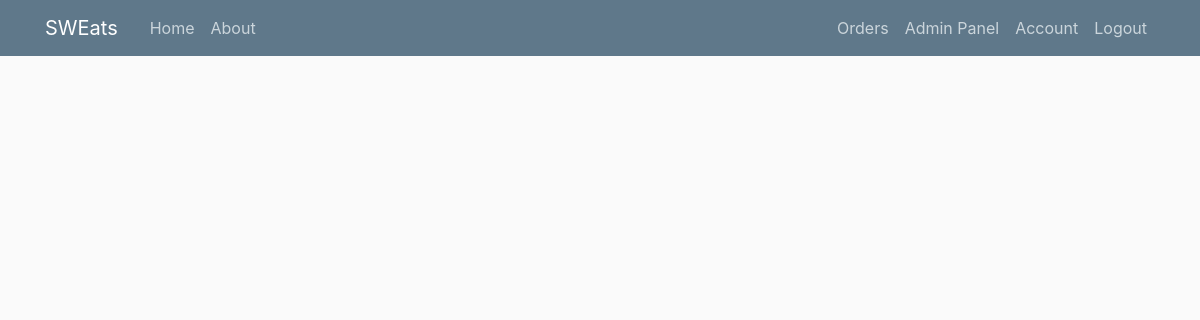
Before: /orders (signed in) with the older database file.
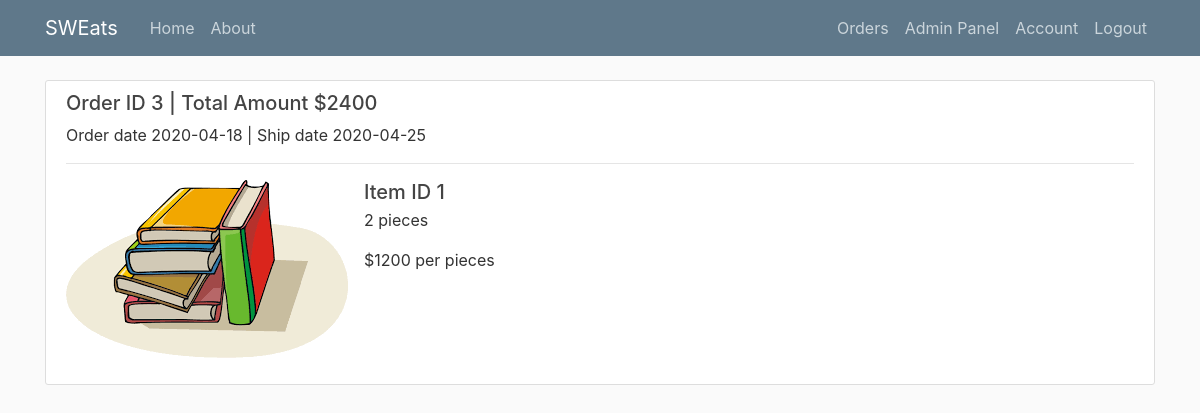
After: the same page with the newer database file.
### sweats/models.py (models this page shows, shortened)
class Order(db.Model):
    __tablename__ = 'orders'
    id = db.Column(db.Integer , primary_key=True)
    order_date = db.Column(db.DateTime , default=datetime.utcnow)
    total_amount = db.Column(db.Integer , nullable=False)
    customer_id = db.Column(db.Integer , db.ForeignKey('customers.id') , nullable=False)
    order_items = db.relationship('OrderItem' , backref='order' , lazy=True)
    shipment = db.relationship('Shipment' , backref='order' , lazy=True)

class Shipment(db.Model):
    __tablename__ = 'shipments'
    order_id = db.Column(db.Integer , db.ForeignKey('orders.id') , primary_key=True)
    warehouse_id = db.Column(db.Integer , db.ForeignKey('warehouses.id') , primary_key=True)
    ship_date = db.Column(db.DateTime ,default=calShipDate, nullable=False)

class Item(db.Model):
    __tablename__ = 'items'
    id = db.Column(db.Integer , primary_key=True)
    category = db.Column(db.String(20))
    description = db.Column(db.String(200), nullable=False)
    image_file = db.Column(db.String(20), nullable=False)
    unit_price = db.Column(db.Integer , nullable=False)
    order_items = db.relationship('OrderItem' , backref='item' , lazy=True)

### sweats/routes/customer_routes.py (the view)
@app.route("/orders")
@login_required
def orders():
    orderList = Order.query.filter_by(customer_id=current_user.id)
    orderItems = {}
    for order in orderList:
        items = []
        for orderItem in order.order_items:
            item = Item.query.get_or_404(orderItem.item_id)
            pair = (item, orderItem.quantity)
            items.append(pair)
        orderItems[order] = items
    return render_template('orders.html', title="Orders", orders=orderList, orderItems=orderItems)

### sweats/models.py (called while the page is built)
@login_manager.user_loader
def load_user(user_id):
    return Customer.query.get(int(user_id))

### sweats/templates/orders.html
{% extends "layout.html" %}
{% block content %}
    {% for order in orders %}
        <div class="content-section">
            <h5>Order ID {{order.id}} | Total Amount ${{ order.total_amount }}</h4>
            <p>Order date {{ order.order_date.strftime('%Y-%m-%d') }} | Ship date {{ order.shipment[0].ship_date.strftime('%Y-%m-%d') }}</p>
            <hr>
            <ul class="list-unstyled">
                {% for item, quantity in orderItems[order] %}
                <li class="media">
                <img class="mr-3" src="{{ url_for('static', filename='product_pics/'+item.image_file) }}">
                <div class="media-body">
                    <h5 class="mt-0 mb-1">Item ID {{ item.id }}</h5>
                    <p>{{ quantity }} pieces</p>
                    <p>${{ item.unit_price }} per pieces</p>
                </div>
                </li>
                {% endfor %}
            </ul>
        </div>
    {% endfor %}
{% endblock content %}

Changed rows visible on the page:
added Order: id "3", total_amount "2400", order_date "2020-04-18", ship_date "2020-04-25"
added Item: image_file (picture), id "1", quantity "2", unit_price "1200"
